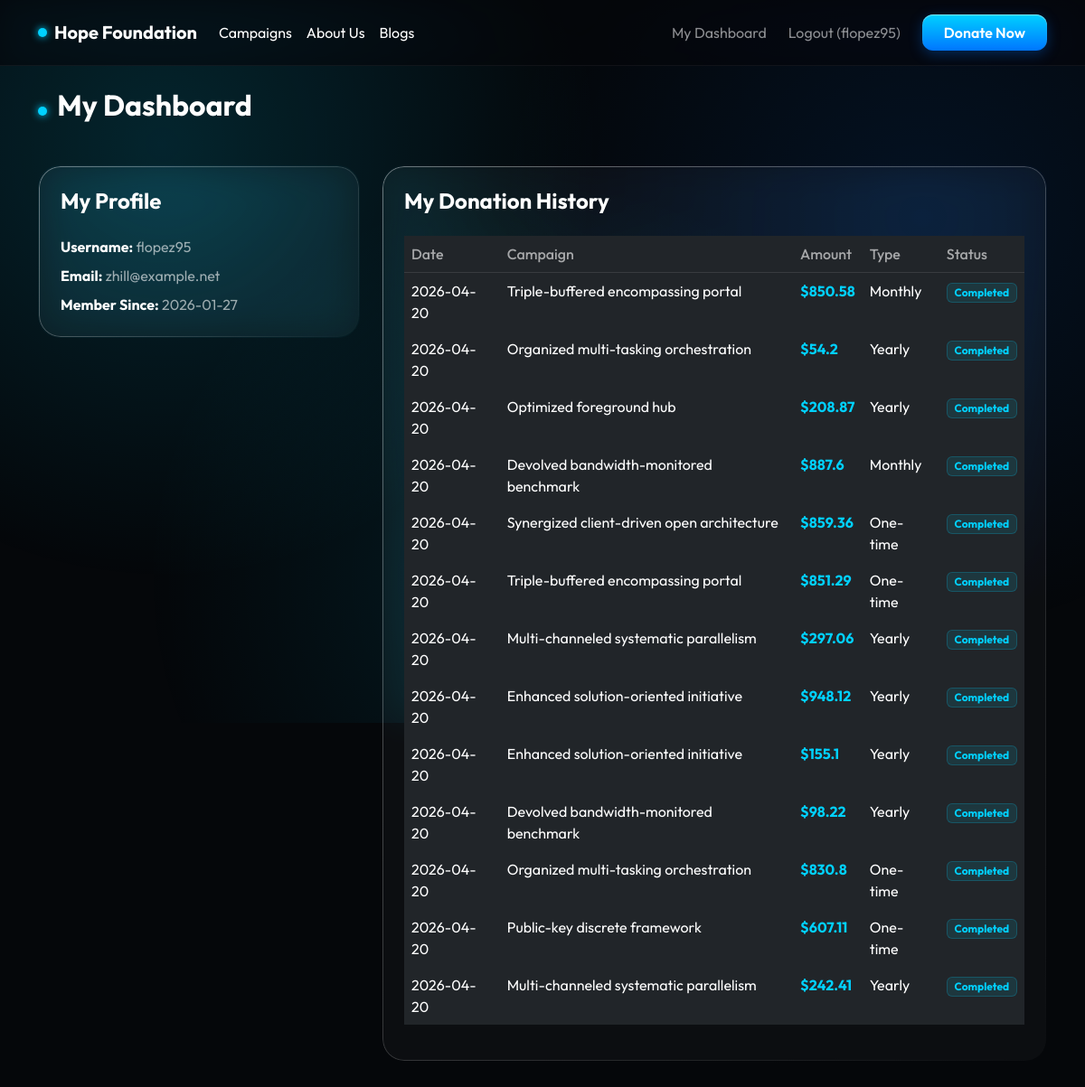
Screenshot of /dashboard (signed in) with the database file from the repository.
### models.py (models this page shows, shortened)
class User(db.Model):
    id = db.Column(db.Integer, primary_key=True)
    username = db.Column(db.String(50), unique=True, nullable=False)
    email = db.Column(db.String(100), unique=True, nullable=False)
    password = db.Column(db.String(255), nullable=False)
    phone = db.Column(db.String(20), nullable=True)
    is_admin = db.Column(db.Boolean, default=False)
    created_at = db.Column(db.DateTime, default=datetime.utcnow)

class Donation(db.Model):
    id = db.Column(db.Integer, primary_key=True)
    user_id = db.Column(db.Integer, db.ForeignKey('user.id'), nullable=True)
    campaign_id = db.Column(db.Integer, db.ForeignKey('campaign.id'), nullable=True)
    full_name = db.Column(db.String(100), nullable=False)
    email = db.Column(db.String(100), nullable=False)
    amount = db.Column(db.Float, nullable=False)
    donation_type = db.Column(db.String(50), default='One-time')
    payment_method = db.Column(db.String(50), nullable=False)
    transaction_id = db.Column(db.String(100), unique=True, nullable=False)
    status = db.Column(db.String(20), default='Completed')
    created_at = db.Column(db.DateTime, default=datetime.utcnow)
    user = db.relationship('User', backref=db.backref('donations', lazy='dynamic'))
    campaign = db.relationship('Campaign', backref=db.backref('donations', lazy='dynamic'))

class Campaign(db.Model):
    id = db.Column(db.Integer, primary_key=True)
    title = db.Column(db.String(150), nullable=False)
    category = db.Column(db.String(50), default='General')
    image_url = db.Column(db.String(255), default='https://via.placeholder.com/600x400?text=Campaign')
    description = db.Column(db.Text, nullable=False)
    goal_amount = db.Column(db.Float, nullable=False)
    raised_amount = db.Column(db.Float, default=0.0)
    is_active = db.Column(db.Boolean, default=True)
    created_at = db.Column(db.DateTime, default=datetime.utcnow)

### routes/donor.py (the view)
    @app.route('/dashboard')
    @login_required
    def donor_dashboard():
        user = User.query.get(session['user_id'])
        donations = user.donations.order_by(Donation.created_at.desc()).all()
        return render_template('donor_dashboard.html', user=user, donations=donations)

### utils.py (called while the page is built)
def login_required(f):
    @wraps(f)
    def decorated_function(*args, **kwargs):
        if 'user_id' not in session:
            flash('Please log in to access this page.', 'warning')
            return redirect(url_for('index'))
        return f(*args, **kwargs)
    return decorated_function

### templates/donor_dashboard.html
{% extends "base.html" %}
{% block content %}
<div class="mb-5 mt-4">
    <div class="status-pulse me-2"></div>
    <h2 class="d-inline fw-bold text-white">My Dashboard</h2>
</div>
<div class="row g-4">
    <div class="col-lg-4">
        <div class="glossy-card p-4">
            <h4 class="fw-bold text-white mb-4">My Profile</h4>
            <p class="text-muted mb-2"><strong class="text-white">Username:</strong> {{ user.username }}</p>
            <p class="text-muted mb-2"><strong class="text-white">Email:</strong> {{ user.email }}</p>
            <p class="text-muted mb-0"><strong class="text-white">Member Since:</strong> {{ user.created_at.strftime('%Y-%m-%d') }}</p>
        </div>
    </div>
    <div class="col-lg-8">
        <div class="glossy-card p-4">
            <h4 class="fw-bold text-white mb-4">My Donation History</h4>
            <div class="table-responsive">
                <table class="table table-dark table-borderless table-hover">
                    <thead style="border-bottom: 1px solid rgba(255,255,255,0.1);">
                        <tr>
                            <th class="text-muted fw-medium">Date</th>
                            <th class="text-muted fw-medium">Campaign</th>
                            <th class="text-muted fw-medium">Amount</th>
                            <th class="text-muted fw-medium">Type</th>
                            <th class="text-muted fw-medium">Status</th>
                        </tr>
                    </thead>
                    <tbody>
                        {% for don in donations %}
                        <tr>
                            <td>{{ don.created_at.strftime('%Y-%m-%d') }}</td>
                            <td>{{ don.campaign.title if don.campaign else 'General Fund' }}</td>
                            <td class="fw-bold" style="color: var(--accent-blue);">${{ don.amount }}</td>
                            <td>{{ don.donation_type }}</td>
                            <td><span class="badge" style="background: rgba(0, 209, 255, 0.1); color: var(--accent-blue); border: 1px solid rgba(0, 209, 255, 0.2);">{{ don.status }}</span></td>
                        </tr>
                        {% else %}
                        <tr><td colspan="5" class="text-center text-muted py-4">No donations found.</td></tr>
                        {% endfor %}
                    </tbody>
                </table>
            </div>
        </div>
    </div>
</div>
{% endblock %}

### templates/base.html (shortened to what this page needs)
<!DOCTYPE html>
<html lang="en">
<head>
    <link href="https://cdn.jsdelivr.net/npm/bootstrap@5.3.0/dist/css/bootstrap.min.css" rel="stylesheet">
</head>
<body>
<nav class="navbar navbar-expand-lg navbar-dark navbar-glossy mb-4 sticky-top">
  <div class="container py-2">
    <a class="navbar-brand fw-bold d-flex align-items-center gap-2" href="{{ url_for('index') }}">
        <div class="status-pulse"></div>
        Hope Foundation
    </a>
    <div class="collapse navbar-collapse" id="navbarNav">
      <ul class="navbar-nav me-auto">
        <li class="nav-item"><a class="nav-link text-white" href="{{ url_for('campaigns') }}">Campaigns</a></li>
        <li class="nav-item"><a class="nav-link text-white" href="{{ url_for('about') }}">About Us</a></li>
        <li class="nav-item"><a class="nav-link text-white" href="{{ url_for('blogs') }}">Blogs</a></li>
      </ul>
      <ul class="navbar-nav align-items-center gap-2">
        {% if session.get('user_id') %}
            {% if session.get('is_admin') %}
                <li class="nav-item"><a class="nav-link" href="{{ url_for('admin_dashboard') }}">Admin Panel</a></li>
            {% else %}
                <li class="nav-item"><a class="nav-link" href="{{ url_for('donor_dashboard') }}">My Dashboard</a></li>
            {% endif %}
            <li class="nav-item"><a class="nav-link" href="{{ url_for('logout') }}">Logout ({{ session.get('username') }})</a></li>
        {% else %}
            <li class="nav-item"><a class="nav-link text-white cursor-pointer" href="#" data-bs-toggle="modal" data-bs-target="#authModal">Login / Sign Up</a></li>
        {% endif %}
        <li class="nav-item ms-lg-2 mt-2 mt-lg-0"><a class="btn btn-primary-glossy py-2 px-4 text-decoration-none" href="{{ url_for('donate') }}">Donate Now</a></li>
      </ul>
    </div>
  </div>
</nav>
<div class="container pb-5">
    {% block content %}{% endblock %}
</div>
</body>
</html>

### templates/base.html (style rules this page uses)
:root { --bg-navy: #05070A; --accent-blue: #00D1FF; --accent-dark: #0076FF; --text-primary: #ffffff; --text-muted: rgba(255, 255, 255, 0.6); }
body { background-color: var(--bg-navy); color: var(--text-primary); font-family: 'Outfit', sans-serif; position: relative; overflow-x: hidden; animation: pageLoad 0.4s ease-out forwards; min-height: 100vh; }
body::before { content: ''; position: fixed; top: 0; left: 0; width: 100vw; height: 100vh; background: radial-gradient(circle at 15% 20%, rgba(0, 209, 255, 0.15), transparent 40%), radial-gradient(circle at 85% 30%, rgba(0, 118, 255, 0.1), transparent 40%), radial-gradient(circle at 50% 80%, rgba(0, 209, 255, 0.1), transparent 50%); z-index: -1; pointer-events: none; }
.glossy-card { background: rgba(255, 255, 255, 0.03); backdrop-filter: blur(20px); -webkit-backdrop-filter: blur(20px); border: 1px solid transparent; background-clip: padding-box; position: relative; border-radius: 24px; }
.glossy-card::before { content: ""; position: absolute; top: 0; left: 0; right: 0; bottom: 0; border-radius: inherit; padding: 1px; background: linear-gradient(135deg, rgba(255,255,255,0.4), transparent); -webkit-mask: linear-gradient(#fff 0 0) content-box, linear-gradient(#fff 0 0); -webkit-mask-composite: xor; mask-composite: exclude; pointer-events: none; }
.btn-primary-glossy { background: linear-gradient(180deg, #00D1FF 0%, #0076FF 100%); color: #fff; border: none; border-radius: 12px; box-shadow: inset 0 1px 1px rgba(255, 255, 255, 0.5), 0 4px 15px rgba(0, 118, 255, 0.3); font-weight: 600; padding: 0.75rem 1.5rem; transition: all 0.3s ease; }
.status-pulse { display: inline-block; width: 10px; height: 10px; border-radius: 50%; background-color: var(--accent-blue); box-shadow: 0 0 8px var(--accent-blue); animation: pulse 2s infinite; }
.navbar-glossy { background: rgba(5, 7, 10, 0.7) !important; backdrop-filter: blur(15px); border-bottom: 1px solid rgba(255, 255, 255, 0.05); }
.text-muted { color: var(--text-muted) !important; }

### rows the page displays
User: get "flopez95", username "flopez95", email "zhill@example.net", created_at "2026-01-27"
Donation: created_at "2026-04-20", campaign "Triple-buffered encompassing portal", amount "850.58", donation_type "Monthly", status "Completed"
Donation: created_at "2026-04-20", campaign "Organized multi-tasking orchestration", amount "54.2", donation_type "Yearly", status "Completed"
Donation: created_at "2026-04-20", campaign "Optimized foreground hub", amount "208.87", donation_type "Yearly", status "Completed"
Donation: created_at "2026-04-20", campaign "Devolved bandwidth-monitored benchmark", amount "887.6", donation_type "Monthly", status "Completed"
Donation: created_at "2026-04-20", campaign "Synergized client-driven open architecture", amount "859.36", donation_type "One-time", status "Completed"
Donation: created_at "2026-04-20", campaign "Triple-buffered encompassing portal", amount "851.29", donation_type "One-time", status "Completed"
Donation: created_at "2026-04-20", campaign "Multi-channeled systematic parallelism", amount "297.06", donation_type "Yearly", status "Completed"
Donation: created_at "2026-04-20", campaign "Enhanced solution-oriented initiative", amount "948.12", donation_type "Yearly", status "Completed"
Donation: created_at "2026-04-20", campaign "Enhanced solution-oriented initiative", amount "155.1", donation_type "Yearly", status "Completed"
Donation: created_at "2026-04-20", campaign "Devolved bandwidth-monitored benchmark", amount "98.22", donation_type "Yearly", status "Completed"
Donation: created_at "2026-04-20", campaign "Organized multi-tasking orchestration", amount "830.8", donation_type "One-time", status "Completed"
Donation: created_at "2026-04-20", campaign "Public-key discrete framework", amount "607.11", donation_type "One-time", status "Completed"
Donation: created_at "2026-04-20", campaign "Multi-channeled systematic parallelism", amount "242.41", donation_type "Yearly", status "Completed"
